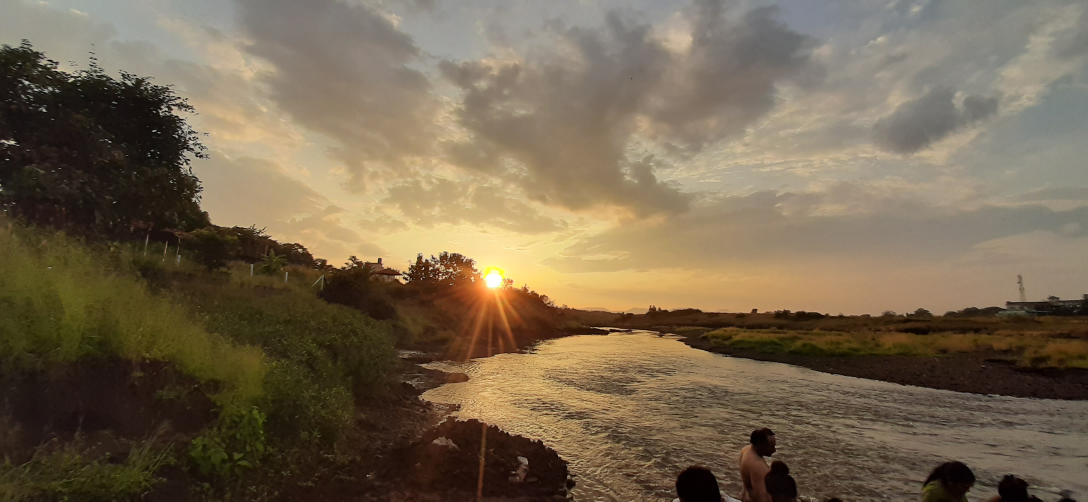
#> input picture Image Processing/pic1.jpg, 3264 x 1504 px, found by its file name (shown at 1/3 size)
$ python ip.py
#> lines starting #> are read from the running program, lines starting #| are printed output that depends on the picture; after the words box and inside, x2 and y2 are one past the last pixel; in counts of white or black regions, pixels touching at a corner belong together
import cv2
from PIL import Image
import numpy as np

image = cv2.imread("Image Processing/pic1.jpg")
#> image is the input picture: shape (1504, 3264, 3); mean B, G, R 80, 102.5, 117.8
img = cv2.resize(image,(480,480))
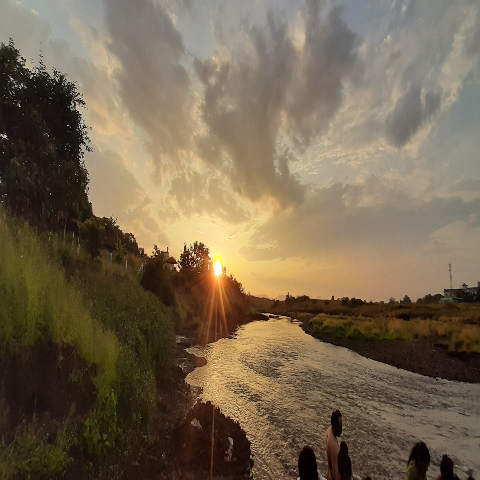
#> img: shape (480, 480, 3); mean B, G, R 79.9, 102.4, 117.7
print(image.shape)
#| (1504, 3264, 3)

# [44 lines of commented-out code are left out]

hsv = cv2.cvtColor(img,cv2.COLOR_BGR2HSV_FULL)
#> hsv: shape (480, 480, 3); mean H, S, V 28.5, 98.2, 117.9

lower_blue = np.array([65,0,0])
upper_blue = np.array([110,255,255])

mask = cv2.inRange(hsv,lower_blue,upper_blue)
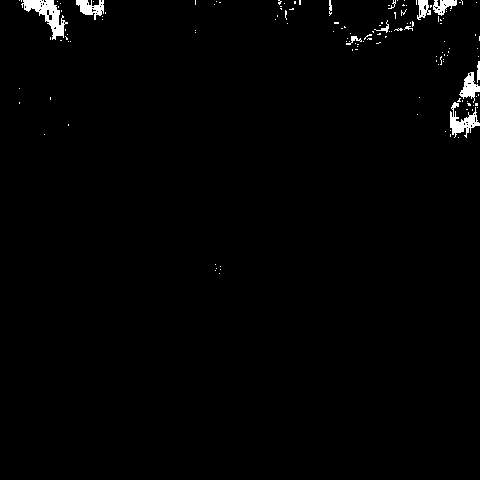
#> mask: shape (480, 480); 1.2% white; 136 white regions (124 under 20 px), largest, box (x1, y1, x2, y2) and area: (21, 0, 68, 40) 696, (450, 102, 480, 138) 449, (76, 0, 104, 20) 308

cv2.imshow("mask",mask)

cv2.waitKey(0)
